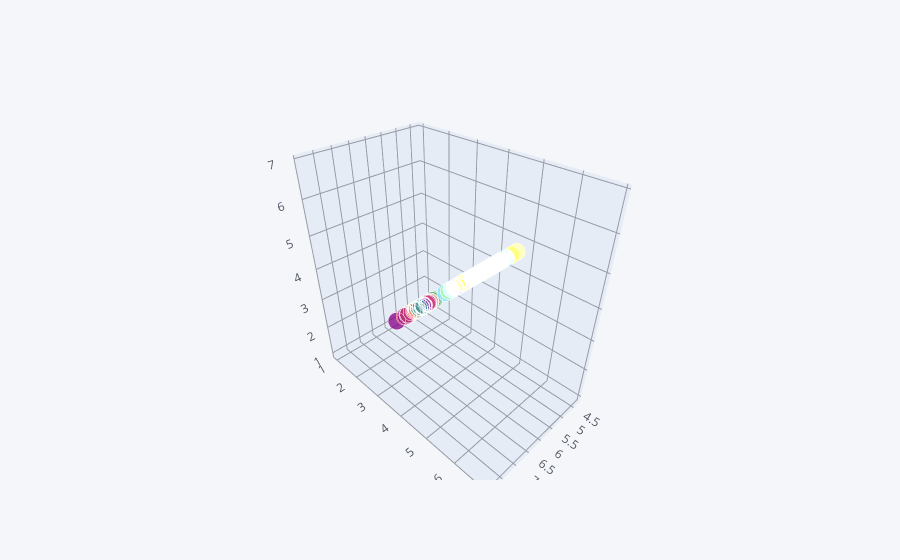

This figure's notebook cell:
### Code cell
ik1.iplot(kind='scatter3d',x='SepalLengthCm',y='PetalLengthCm',z ='PetalLengthCm')
# visualize in best way using mouse to hover on it and see from all directions

### Figure 1 — Plotly figure (JSON) as saved in the notebook; plotly's stock layout.template omitted (floating-point values rounded to 4 significant figures; data arrays with more than 128 entries replaced by an {"elided": "..."} marker saying what was removed)
{"data": [{"marker": {"color": {"elided": "150 str values"}, "opacity": 0.8, "size": {"elided": "150 int values"}, "symbol": "circle"}, "mode": "markers", "text": {"elided": "150 str values"}, "type": "scatter3d", "x": {"elided": "150 float values"}, "y": {"elided": "150 float values"}, "z": {"elided": "150 float values"}}], "layout": {"legend": {"bgcolor": "#F5F6F9", "font": {"color": "#4D5663"}}, "paper_bgcolor": "#F5F6F9", "plot_bgcolor": "#F5F6F9", "scene": {"xaxis": {"gridcolor": "#9499A3", "showgrid": true, "tickfont": {"color": "#4D5663"}, "title": {"font": {"color": "#4D5663"}, "text": ""}, "zerolinecolor": "#9499A3"}, "yaxis": {"gridcolor": "#9499A3", "showgrid": true, "tickfont": {"color": "#4D5663"}, "title": {"font": {"color": "#4D5663"}, "text": ""}, "zerolinecolor": "#9499A3"}, "zaxis": {"gridcolor": "#9499A3", "showgrid": true, "tickfont": {"color": "#4D5663"}, "title": {"font": {"color": "#4D5663"}, "text": ""}, "zerolinecolor": "#9499A3"}}, "title": {"font": {"color": "#4D5663"}}}}
